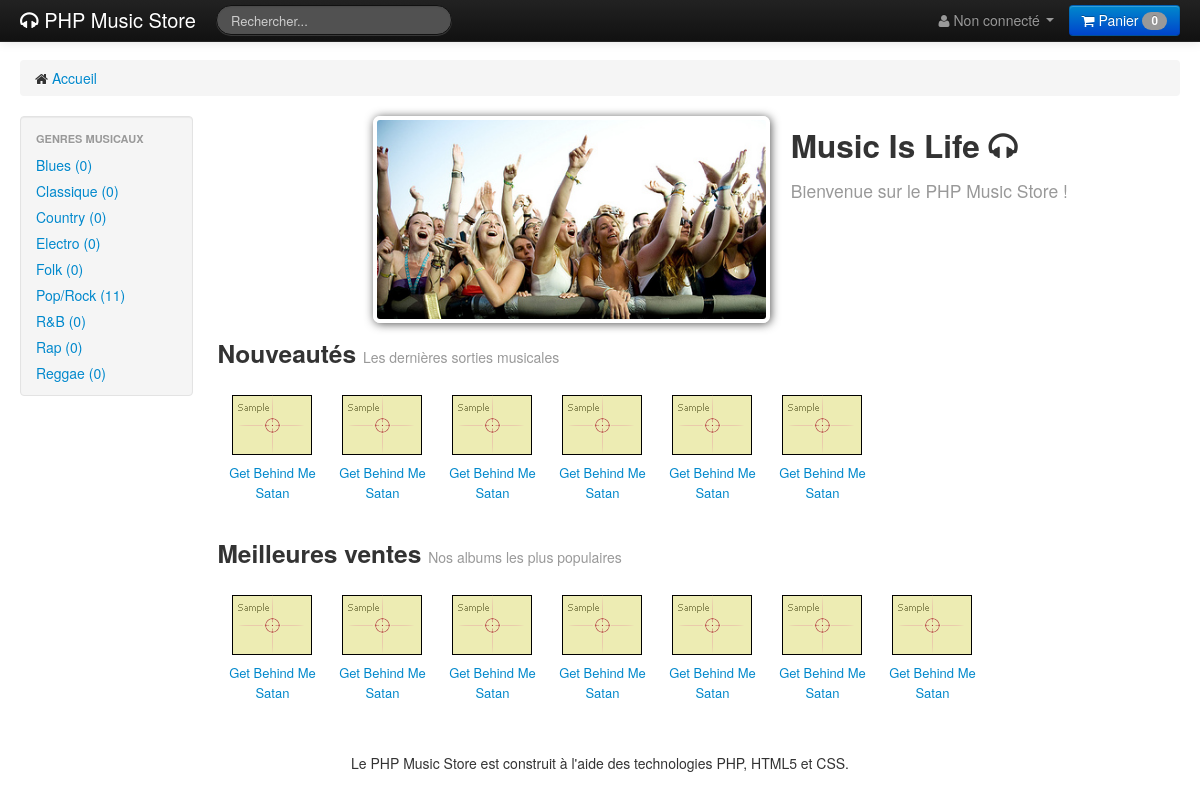
The page / on the database its author committed.
### tables this page shows
create table T_GENRE (
  GEN_ID integer primary key auto_increment,
  GEN_NOM varchar(100) not null
);

### Framework/Controleur.php (called while the page is built, shortened)
<?php
abstract class Controleur {
    private $action;
    public function __construct($action, Requete $requete) {
        $this->action = $action;
    }
    public function executerAction() {
        if (method_exists($this, $this->action)) {
            return $this->{$this->action}();
        }
        else {
            $classeControleur = get_class($this);
            throw new Exception("Erreur interne : action '$this->action' non définie dans la classe $classeControleur");
        }
    }
    protected function genererVue($donneesVue = array()) {
        $classeControleur = get_class($this);
        $controleur = str_replace("Controleur", "", $classeControleur);
        $vue = new Vue($this->action, $controleur);
        $vue->generer($donneesVue);
    }
}

### Controleur/ControleurAccueil.php (called while the page is built, shortened)
<?php
require_once 'Framework/Controleur.php';
require_once 'Modele/Genre.php';
class ControleurAccueil extends Controleur {
    private $genre;
    public function __construct($action, Requete $requete) {
        $this->genre = new Genre();
    }
    public function index() {
        $genres = $this->genre->getGenres();
        $this->genererVue(array('genres' => $genres));
    }
}

### Framework/Routeur.php (called while the page is built, shortened)
<?php
require_once 'Controleur.php';
require_once 'Vue.php';
class Routeur {
    public function traiterRequete() {
        try {
            $controleur = $this->creerControleur();
            $controleur->executerAction();
        }
        catch (Exception $e) {
            $this->gererErreur($e);
        }
    }
    private function creerControleur() {
        $requete = new Requete($_GET);
        $controleur = "Accueil";
        $classeControleur = "Controleur" . $controleur;
        $fichierControleur = "Controleur/" . $classeControleur . ".php";
        if (file_exists($fichierControleur)) {
            $action = "index";
            return new $classeControleur($action, $requete);
        }
        else {
            throw new Exception("Erreur interne : fichier '$fichierControleur' introuvable");
        }
    }
}

### index.php (called while the page is built)
<?php
require 'Framework/Routeur.php';
$routeur = new Routeur();
$routeur->traiterRequete();

### Modele/Genre.php (called while the page is built, shortened)
<?php
require_once 'Framework/Modele.php';
class Genre extends Modele {
    public function getGenres() {
        $sql = "select G.GEN_ID as id, GEN_NOM as nom, count(ALB_ID) AS nbAlbums " .
                "from T_GENRE G left join T_ALBUM A on G.GEN_ID=A.GEN_ID group by G.GEN_ID order by GEN_NOM";
        return $this->executerRequete($sql);
    }
}

### Framework/Configuration.php (called while the page is built)
<?php
class Configuration {
    private static $parametres;
    public static function get($nom, $valeurParDefaut = null) {
        if (isset(self::getParametres()[$nom])) {
            $valeur = self::getParametres()[$nom];
        }
        else {
            $valeur = $valeurParDefaut;
        }
        return $valeur;
    }
    private static function getParametres() {
        if (self::$parametres == null) {
            $cheminFichier = "Config/prod.ini";
            if (!file_exists($cheminFichier)) {
                $cheminFichier = "Config/dev.ini";
            }
            if (!file_exists($cheminFichier)) {
                throw new Exception("Erreur interne : aucun fichier de configuration trouvé");
            }
            else {
                self::$parametres = parse_ini_file($cheminFichier);
            }
        }
        return self::$parametres;
    }
}

### Framework/Modele.php (called while the page is built)
<?php
require_once 'Configuration.php';
abstract class Modele {
    private static $bdd;
    protected function executerRequete($sql, $valeurs = null) {
        if ($valeurs == null) {
            $stmtResultats = self::getBdd()->query($sql);
        }
        else {
            $stmtResultats = self::getBdd()->prepare($sql);
            $stmtResultats->execute($valeurs);
        }
        return $stmtResultats;
    }
    private static function getBdd() {
        if (self::$bdd === null) {
            $dsn = Configuration::get("dsn");
            $login = Configuration::get("login");
            $mdp = Configuration::get("mdp");
            self::$bdd = new PDO($dsn, $login, $mdp, array(PDO::ATTR_ERRMODE => PDO::ERRMODE_EXCEPTION));
        }
        return self::$bdd;
    }
}

### Vue/Partielles/menuGenres.php (the view, shortened to what this page needs)
<div class="well sidebar-nav">
    <ul class="nav nav-list">
        <li class="nav-header">Genres Musicaux</li>
        <?php foreach ($genres as $genre): ?>
            <?php if (isset($nomGenre) && ($nomGenre == $genre['nom'])) : ?>
                <li class="active">
                <?php else: ?>
                <li>
                <?php endif; ?>
                <a href="navigation/index/<?= $genre['id'] ?>"><?= $genre['nom'] ?> (<?= $genre['nbAlbums'] ?>)</a>
            </li>
        <?php endforeach; ?>
    </ul>
</div>

### Framework/Vue.php (shortened to what this page needs)
<?php
require_once 'Configuration.php';
class Vue {
    private $fichier;
    public function __construct($action, $controleur = "") {
        $fichier = "Vue/";
        if ($controleur != "") {
            $fichier = $fichier . $controleur . "/";
        }
        $this->fichier = $fichier . $action . ".php";
    }
    public function generer($donnees) {
        if (file_exists($this->fichier)) {
            require $this->fichier;
        }
        else {
            throw new Exception("Erreur interne : fichier '$this->fichier' introuvable");
        }
    }
}

### Vue/Accueil/index.php (shortened to what this page needs)
<aside class="span2">
    <?php require 'Vue/Partielles/menuGenres.php'; ?>
</aside>
<div class="span10">
    <div class="row-fluid">
        <div class="span5 offset2">
            <img style="float:right; border-radius: 7px; border:4px solid white; box-shadow: 1px 1px 10px #555;" src="Contenu/Images/BannerFIB.png" />
        </div>
        <div class="span5">
            <h2>Music Is Life <i class="icon-headphones"></i><br> <small>Bienvenue sur le PHP Music Store !</small></h2>
        </div>
    </div>
    <section>
        <h3>Nouveautés <small>Les dernières sorties musicales</small></h3>
        <ul class="thumbnails">
            <li class="miniatureAlbum">
                <a class="" href="#">
                    <img src="Contenu/Images/placeholder.gif" alt="" />
                    <span>Get Behind Me Satan</span>
                </a>
            </li>
            <li class="miniatureAlbum">
                <a class="" href="#">
                    <img src="Contenu/Images/placeholder.gif" alt="" />
                    <span>Get Behind Me Satan</span>
                </a>
            </li>
            <li class="miniatureAlbum">
                <a class="" href="#">
                    <img src="Contenu/Images/placeholder.gif" alt="" />
                    <span>Get Behind Me Satan</span>
                </a>
            </li>
            <li class="miniatureAlbum">
                <a class="" href="#">
                    <img src="Contenu/Images/placeholder.gif" alt="" />
                    <span>Get Behind Me Satan</span>
                </a>
            </li>
            <li class="miniatureAlbum">
                <a class="" href="#">
                    <img src="Contenu/Images/placeholder.gif" alt="" />
                    <span>Get Behind Me Satan</span>
                </a>
            </li>
            <li class="miniatureAlbum">
                <a class="" href="#">
                    <img src="Contenu/Images/placeholder.gif" alt="" />
                    <span>Get Behind Me Satan</span>
                </a>
            </li>
        </ul>
    </section>
    <section>
        <h3>Meilleures ventes <small>Nos albums les plus populaires</small></h3>
        <ul class="thumbnails">
            <li class="miniatureAlbum">
                <a class="" href="#">
                    <img src="Contenu/Images/placeholder.gif" alt="" />
                    <span>Get Behind Me Satan</span>
                </a>
            </li>
            <li class="miniatureAlbum">
                <a class="" href="#">
                    <img src="Contenu/Images/placeholder.gif" alt="" />
                    <span>Get Behind Me Satan</span>
                </a>
            </li>
            <li class="miniatureAlbum">
                <a class="" href="#">
                    <img src="Contenu/Images/placeholder.gif" alt="" />
                    <span>Get Behind Me Satan</span>
                </a>
            </li>
            <li class="miniatureAlbum">
                <a class="" href="#">
                    <img src="Contenu/Images/placeholder.gif" alt="" />
                    <span>Get Behind Me Satan</span>
                </a>
            </li>
            <li class="miniatureAlbum">
                <a class="" href="#">
                    <img src="Contenu/Images/placeholder.gif" alt="" />
                    <span>Get Behind Me Satan</span>
                </a>
            </li>
            <li class="miniatureAlbum">
                <a class="" href="#">
                    <img src="Contenu/Images/placeholder.gif" alt="" />
                    <span>Get Behind Me Satan</span>
                </a>
            </li>
            <li class="miniatureAlbum">
                <a class="" href="#">
                    <img src="Contenu/Images/placeholder.gif" alt="" />
                    <span>Get Behind Me Satan</span>
                </a>
            </li>
        </ul>
    </section>
</div>
<?php $contenu = ob_get_clean() ?>
<?php require 'Vue/gabarit.php' ?>

### Vue/gabarit.php (shortened to what this page needs)
<!DOCTYPE html>
<html>
    <head>
        <link rel="stylesheet" href="Librairies/bootstrap/css/bootstrap.min.css">
        <link rel="stylesheet" href="Librairies/font-awesome/css/font-awesome.min.css" >
        <link rel="stylesheet" href="Contenu/style.css">
    </head>
    <body>
        <div class="navbar navbar-inverse navbar-fixed-top">
            <div class="navbar-inner">
                <div class="container-fluid">
                    <a class="brand" href=""><i class="icon-headphones"></i> PHP Music Store</a>
                    <form class="navbar-search">
                        <input type="text" class="search-query" placeholder="Rechercher...">
                    </form>
                    <a class="btn btn-primary pull-right" href="#"><i class="icon-shopping-cart icon-white"></i> Panier <span class="badge">0</span></a>
                    <ul class="nav pull-right">
                        <li class="dropdown">
                            <a href="#" class="dropdown-toggle" data-toggle="dropdown">
                                <i class="icon-user icon-white"></i> Non connecté <b class="caret"></b></a>
                        </li>
                    </ul>
                </div>
            </div>
        </div>
        <div class="container-fluid">
            <?php require 'Vue/Partielles/filAriane.php'; ?>
            <div class="row-fluid">
                <?= $contenu ?>
            </div>
        </div>
        <footer>
            <p class="text-center">Le PHP Music Store est construit à l'aide des technologies PHP, HTML5 et CSS.</p>
        </footer>
    </body>
</html>

### Vue/Partielles/filAriane.php (shortened to what this page needs)
<ul class="breadcrumb">
    <li><i class="icon-home"></i> <a href="">Accueil</a>
    </li>
</ul>

### Contenu/style.css (style rules this page uses)
body { padding-top: 60px; padding-bottom: 40px; }
footer { margin-top: 20px; }
.sidebar-nav { padding: 9px 0; }
.miniatureAlbum { height: 130px; width: 100px; font-size: 13px; text-align: center; }
.thumbnails>li { margin: 5px; }

### rows shown on the page
t_genre: GEN_NOM "Blues", nbAlbums "0"
t_genre: GEN_NOM "Classique", nbAlbums "0"
t_genre: GEN_NOM "Country", nbAlbums "0"
t_genre: GEN_NOM "Electro", nbAlbums "0"
t_genre: GEN_NOM "Folk", nbAlbums "0"
t_genre: GEN_NOM "Pop/Rock", nbAlbums "11"
t_genre: GEN_NOM "R&B", nbAlbums "0"
t_genre: GEN_NOM "Rap", nbAlbums "0"
t_genre: GEN_NOM "Reggae", nbAlbums "0"
